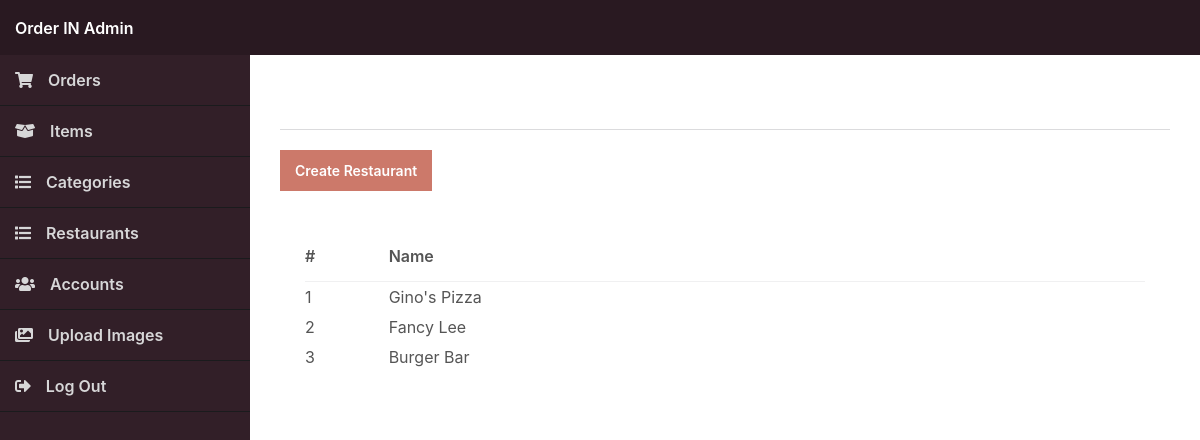
The app's page /admin/index.php?page=restaurants (signed in) with its own data.
### tables this page shows
CREATE TABLE IF NOT EXISTS `restaurants` (
`id` int(11) NOT NULL,
  `name` varchar(255) NOT NULL
);

### admin/index.php (called while the page is built, shortened)
<?php
include '../functions.php';
$page = isset($_GET['page']) && file_exists($_GET['page'] . '.php') ? $_GET['page'] : 'orders';
include $page . '.php';
?>

### admin/restaurants.php (the view, shortened to what this page needs)
<?php
$stmt = $pdo->prepare('SELECT * FROM restaurants');
$stmt->execute();
$restaurants = $stmt->fetchAll(PDO::FETCH_ASSOC);
?>
<?=template_admin_header('Restaurants')?>
<h2>Restaurants</h2>
<div class="links">
    <a href="index.php?page=restaurant">Create Restaurant</a>
</div>
<div class="content-block">
    <div class="table">
        <table>
            <thead>
                <tr>
                    <td>#</td>
                    <td>Name</td>
                </tr>
            </thead>
            <tbody>
                <?php if (empty($restaurants)): ?>
                <tr>
                    <td colspan="8" style="text-align:center;">There are no products</td>
                </tr>
                <?php else: ?>
                <?php foreach ($restaurants as $restaurant): ?>
                <tr class="details" onclick="location.href='index.php?page=restaurant&id=<?=$restaurant['id']?>'">
                    <td><?=$restaurant['id']?></td>
                    <td><?=$restaurant['name']?></td>
                </tr>
                <?php endforeach; ?>
                <?php endif; ?>
            </tbody>
        </table>
    </div>
</div>
<?=template_admin_footer()?>

### admin/admin.css (style rules this page uses)
* { box-sizing: border-box; font-family: -apple-system, BlinkMacSystemFont, "segoe ui", roboto, oxygen, ubuntu, cantarell, "fira sans", "droid sans", "helvetica neue", Arial, sans-serif; font-size: 16px; -webkit-font-smoothing: antialiased; -moz-osx-font-smoothing: grayscale; }
html { height: 100%; }
body { position: relative; min-height: 100%; color: #555555; background-image: url(../imgs/background.jpg); background-size: cover; margin: 0; }
h1, h2, h3, h4, h5 { color: white; margin: 0; padding: 0; }
main h2 { font-size: 20px; padding-bottom: 20px; border-bottom: 1px solid #dbdbdd; }
main .content-block { background-color: #fff; margin-top: 25px; padding: 15px; }
main .table { padding: 0 10px; }
main .table table { width: 100%; border-collapse: collapse; }
main .table table thead td { font-weight: 600; padding: 15px 0; }
main .table table thead tr { border-bottom: 1px solid #f0f0f1; }
main .table table tbody td { padding: 5px 0; }
main .table table .details { cursor: pointer; }
main .links { display: flex; flex-flow: wrap; padding-top: 20px; }
main .links a { display: inline-flex; text-decoration: none; background: #CC796A; color: #FFFFFF; padding: 12px 15px; margin-right: 10px; font-size: 14px; font-weight: 600; }

### records on screen
restaurants: id "1", name "Gino's Pizza"
restaurants: id "2", name "Fancy Lee"
restaurants: id "3", name "Burger Bar"
